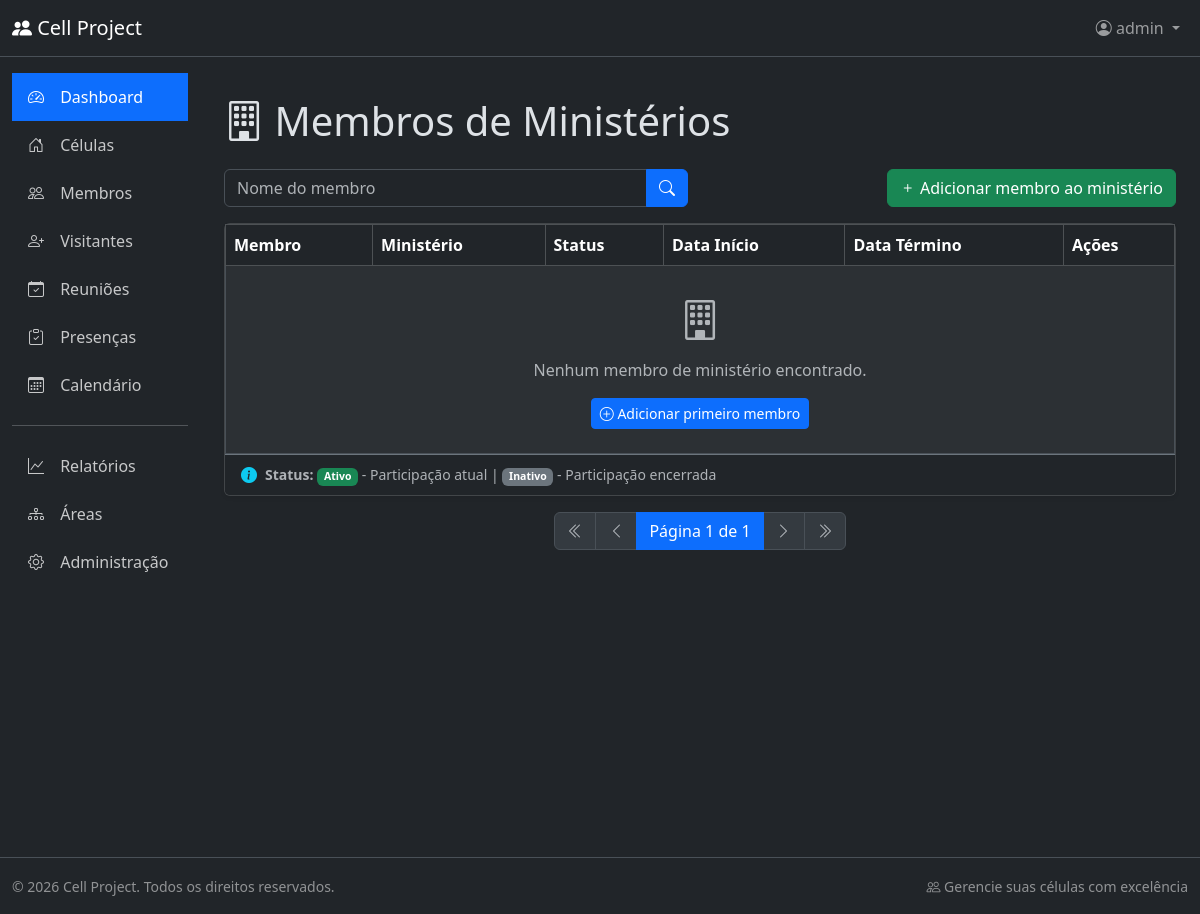
The app's page /member_ministries/list/ (signed in), older data.
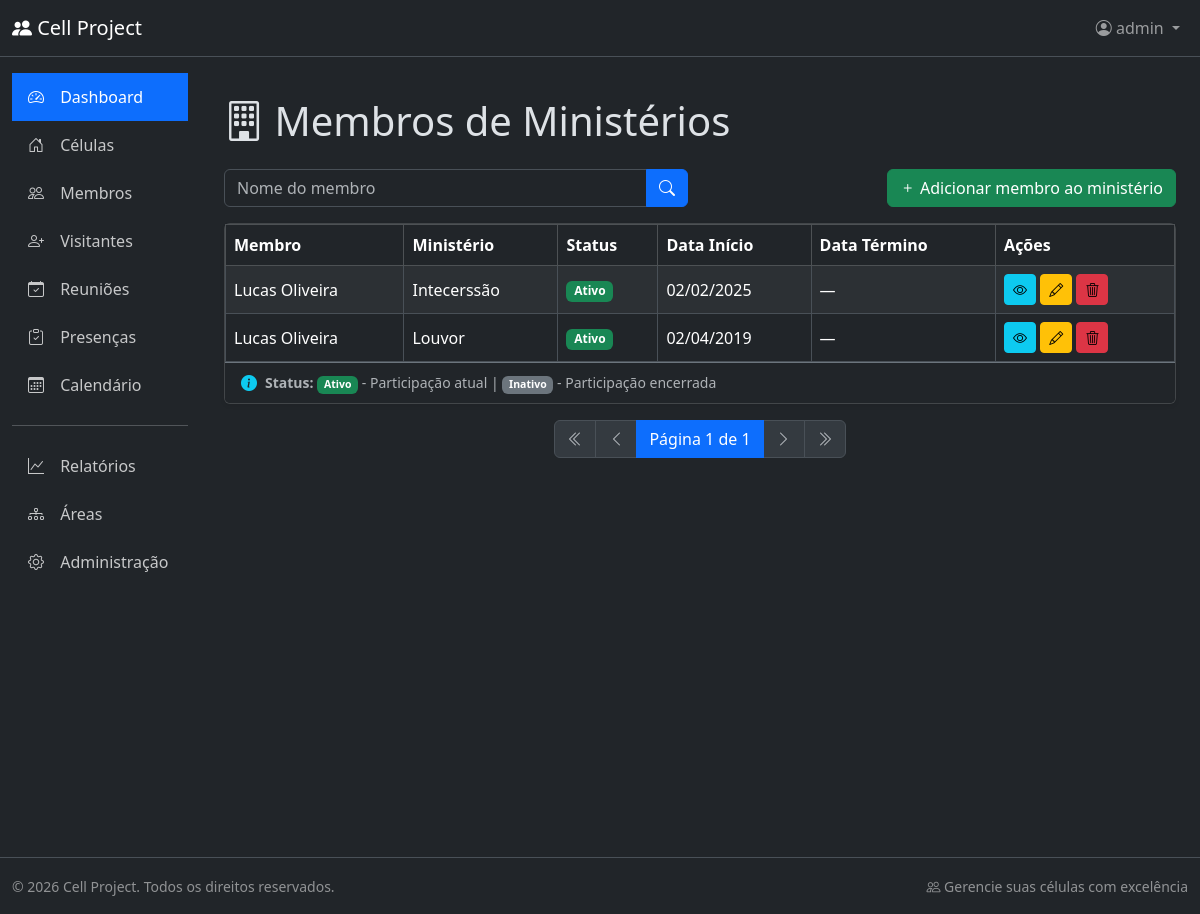
The same page, newer data.
### member_ministries/models.py (models this page shows, shortened)
class MemberMinistry(BaseModel):
    member = models.ForeignKey(
        Member,
        on_delete=models.CASCADE,
        related_name="ministries",
        verbose_name="Membro",
    )
    ministry = models.ForeignKey(
        Ministry,
        on_delete=models.CASCADE,
        related_name="members",
        verbose_name="Ministério",
    )
    start_date = models.DateField(verbose_name="Data de Início")
    end_date = models.DateField(
        null=True, blank=True, verbose_name="Data de Término"
    )
    is_active = models.BooleanField(
        default=True, db_index=True, verbose_name="Ativo"
    )
    notes = models.TextField(blank=True, verbose_name="Observações")
    class Meta:
        db_table = "member_ministry"
        verbose_name = "Membro de Ministério"
        verbose_name_plural = "Membros de Ministérios"
        ordering = [
            "-is_active",
            "member__person__full_name",
            "ministry__name",
        ]
        constraints = [
            models.UniqueConstraint(
                fields=["member", "ministry"],
                condition=models.Q(is_active=True),
                name="unique_active_member_ministry",
            )
        ]
        indexes = [
            models.Index(fields=["member", "is_active"]),
            models.Index(fields=["ministry", "is_active"]),
            models.Index(fields=["start_date"]),
        ]
    @property
    def member_name(self):
        return self.member.person.full_name
    @property
    def ministry_name(self):
        return self.ministry.name

### members/models.py (models this page shows, shortened)
class Member(BaseModel):
    person = models.OneToOneField(
        Person,
        on_delete=models.CASCADE,  # Se deletar Person, deleta Member também
        related_name="member_profile",
        verbose_name="Pessoa",
    )
    is_active = models.BooleanField(
        default=True, db_index=True, verbose_name="Ativo"
    )
    entry_date = models.DateField(verbose_name="Data de Entrada")
    notes = models.TextField(blank=True, verbose_name="Observações")
    class Meta:
        db_table = 'member'
        verbose_name = 'Membro'
        verbose_name_plural = 'Membros'
        ordering = ['person__full_name']
        indexes = [
            models.Index(fields=['person']),
            models.Index(fields=['is_active']),
        ]

### person/models.py (models this page shows, shortened)
class Person(BaseModel):
    class Genders(models.TextChoices):
        MALE = "M", "Masculino"
        FEMALE = "F", "Feminino"
    class MaritalStatuses(models.TextChoices):
        SINGLE = "SINGLE", "Solteiro(a)"
        MARRIED = "MARRIED", "Casado(a)"
        WIDOWED = "WIDOWED", "Viúvo(a)"
        SEPARATED = (
            "SEPARATED",
            "Separado(a)",
        )
    full_name = models.CharField(
        max_length=200, db_index=True, verbose_name="Nome Completo"
    )
    address = models.TextField(verbose_name="Endereço")
    gender = models.CharField(
        max_length=1, choices=Genders.choices, verbose_name="Gênero"
    )
    marital_status = models.CharField(
        max_length=20,
        choices=MaritalStatuses.choices,
        verbose_name="Estado Civil",
    )
    birth_date = models.DateField(verbose_name="Data de Nascimento")
    phone = models.CharField(
        max_length=20, db_index=True, verbose_name="Telefone"
    )
    notes = models.TextField(blank=True, verbose_name="Observações")
    class Meta:
        db_table = "person"
        verbose_name = "Pessoa"
        verbose_name_plural = "Pessoas"
        ordering = ["full_name"]
        indexes = [
            models.Index(fields=["full_name"]),
            models.Index(fields=["phone"]),
        ]

### ministries/models.py (models this page shows, shortened)
class Ministry(BaseModel):
    name = models.CharField(max_length=100, unique=True)
    description = models.TextField(blank=True)
    notes = models.TextField(blank=True)
    class Meta:
        db_table = 'ministry'
        verbose_name = 'Ministério'
        verbose_name_plural = 'Ministérios'
        ordering = ['name']

### member_ministries/views.py (the view)
# urls.py: path('member_ministries/list/', views.MemberMinistryListView.as_view(), name='member_ministry_list'),
class MemberMinistryListView(ListView):
    model = models.MemberMinistry
    template_name = 'member_ministry_list.html'
    context_object_name = 'member_ministries'
    def get_queryset(self):
        queryset = super().get_queryset()
        member_name = self.request.GET.get('member_name')
        if member_name:
            queryset = queryset.filter(
                member__person__full_name__icontains=member_name
            )
        return queryset.select_related('member__person', 'ministry')

### member_ministries/templates/member_ministry_list.html (shortened to what this page needs)
{% extends 'base.html' %}
{% block page_heading %}
  <div class="d-flex justify-content-between align-items-center">
    <span><i class="bi bi-building"></i> Membros de Ministérios</span>
  </div>
{% endblock %}
{% block content %}
<div class="card-header bg-dark border-secondary">
        <div class="row mb-3">
            <div class="col-md-6">
                <form method="get" action="{% url 'member_ministry_list' %}">
                    <div class="input-group">
                        <input type="text" class="form-control" name="member_name" placeholder="Nome do membro" value="{{ request.GET.member_name }}">
                        <button type="submit" class="btn btn-primary">
                            <i class="bi bi-search"></i>
                        </button>
                    </div>
                </form>
            </div>
            {% if perms.member_ministries.add_memberministry %}
            <div class="col-md-6">
                <a href="{% url 'member_ministry_create' %}" class="btn btn-success float-end">
                    <i class="bi bi-plus"></i> Adicionar membro ao ministério
                </a>
            </div>
            {% endif %}
        </div>
</div>
<div class="card shadow-sm">
    <div class="card-body p-0">
        <div class="table-responsive">
            <table class="table table-hover table-striped table-bordered align-middle mb-0">
                <thead class="table-dark">
                    <tr>
                        <th>Membro</th>
                        <th>Ministério</th>
                        <th>Status</th>
                        <th>Data Início</th>
                        <th>Data Término</th>
                        <th>Ações</th>
                    </tr>
                </thead>
                <tbody>
                    {% for ministry_member in member_ministries %}
                    <tr>
                        <td>{{ ministry_member.member_name }}</td>
                        <td>{{ ministry_member.ministry_name }}</td>
                        <td>
                            {% if ministry_member.is_active %}
                                <span class="badge bg-success">Ativo</span>
                            {% else %}
                                <span class="badge bg-secondary">Inativo</span>
                            {% endif %}
                        </td>
                        <td>{{ ministry_member.start_date|date:"d/m/Y" }}</td>
                        <td>{{ ministry_member.end_date|date:"d/m/Y"|default:"—" }}</td>
                        <td>
                            <a href="{% url 'member_ministry_detail' ministry_member.id %}" class="btn btn-info btn-sm" data-bs-toggle="tooltip" title="Visualizar">
                                <i class="bi bi-eye"></i>
                            </a>
                            <a href="{% url 'member_ministry_update' ministry_member.id %}" class="btn btn-sm btn-warning" data-bs-toggle="tooltip" title="Editar">
                                <i class="bi bi-pencil"></i>
                            </a>
                            <a href="{% url 'member_ministry_delete' ministry_member.id %}" class="btn btn-sm btn-danger text-black" data-bs-toggle="tooltip" title="Excluir">
                                <i class="bi bi-trash3"></i>
                            </a>
                        </td>
                    </tr>
                    {% empty %}
                    <tr>
                        <td colspan="6" class="text-center py-4 text-muted">
                            <i class="bi bi-building fs-1"></i>
                            <p class="mt-2 mb-0">Nenhum membro de ministério encontrado.</p>
                            <a href="{% url 'member_ministry_create' %}" class="btn btn-sm btn-primary mt-3">
                                <i class="bi bi-plus-circle"></i> Adicionar primeiro membro
                            </a>
                        </td>
                    </tr>
                    {% endfor %}
                </tbody>
            </table>
        </div>
    </div>
    <div class="card-footer bg-dark border-secondary">
        <div class="d-flex align-items-center">
            <i class="bi bi-info-circle-fill text-info me-2"></i>
            <small class="text-muted">
                <strong>Status:</strong>
                <span class="badge bg-success">Ativo</span> - Participação atual |
                <span class="badge bg-secondary">Inativo</span> - Participação encerrada
            </small>
        </div>
    </div>
</div>
<nav aria-label="Paginação">
    <ul class="pagination justify-content-center mb-0">
        <li class="page-item disabled">
            <span class="page-link"><i class="bi bi-chevron-double-left"></i></span>
        </li>
        <li class="page-item disabled">
            <span class="page-link"><i class="bi bi-chevron-left"></i></span>
        </li>
        <li class="page-item active">
            <span class="page-link">Página 1 de 1</span>
        </li>
        <li class="page-item disabled">
            <span class="page-link"><i class="bi bi-chevron-right"></i></span>
        </li>
        <li class="page-item disabled">
            <span class="page-link"><i class="bi bi-chevron-double-right"></i></span>
        </li>
    </ul>
</nav>
{% endblock %}

### app/templates/base.html (shortened to what this page needs)
<!DOCTYPE html>
<html lang="pt-br" data-bs-theme="dark">
<head>
  <link rel="stylesheet" href="https://cdn.jsdelivr.net/npm/bootstrap@5.3.2/dist/css/bootstrap.min.css">
  <link rel="stylesheet" href="https://cdn.jsdelivr.net/npm/bootstrap-icons@1.11.3/font/bootstrap-icons.css">
</head>
<body>
  {% include 'components/_header.html' %}
  <div class="container-fluid">
    <div class="row">
      {% if user.is_authenticated %}
        {% include 'components/_sidebar.html' %}
        <div class="col-md-9 col-lg-10 py-3">
          <div class="container-fluid mt-4">
            {% block page_title %}
            <h1 class="mb-4">{% block page_heading %}{% endblock %}</h1>
            {% endblock %}
            <main>
              {% block content %}
              {% endblock %}
            </main>
          </div>
        </div>
      {% endif %}
    </div>
  </div>
  {% include 'components/_footer.html' %}
</body>
</html>

### app/templates/components/_header.html (shortened to what this page needs)
<nav class="navbar navbar-expand-lg navbar-dark bg-dark border-bottom">
  <div class="container-fluid">
    <a class="navbar-brand" href="#">
      <i class="bi bi-people-fill"></i>
      Cell Project
    </a>
    <div class="collapse navbar-collapse" id="navbarNav">
      <ul class="navbar-nav ms-auto">
        {% if user.is_authenticated %}
          <li class="nav-item dropdown">
            <a class="nav-link dropdown-toggle" href="#" role="button" data-bs-toggle="dropdown">
              <i class="bi bi-person-circle"></i>
              {{ user.get_full_name|default:user.username }}
            </a>
          </li>
        {% else %}
          <li class="nav-item">
            <a class="nav-link" href="#">
              <i class="bi bi-box-arrow-in-right"></i> Entrar
            </a>
          </li>
        {% endif %}
      </ul>
    </div>
  </div>
</nav>

### app/templates/components/_sidebar.html
<div class="col-md-3 col-lg-2 d-md-block sidebar collapse show" id="sidebarMenu">
  <div class="position-sticky pt-3">
    <ul class="nav flex-column">
      <li class="nav-item">
        <a class="nav-link active" href="#">
          <i class="bi bi-speedometer2"></i>
          Dashboard
        </a>
      </li>
      <li class="nav-item">
        <a class="nav-link" href="{% url 'cell_list' %}">
          <i class="bi bi-house-door"></i>
          Células
        </a>
      </li>
      <li class="nav-item">
        <a class="nav-link" href="{% url 'member_list' %}">
          <i class="bi bi-people"></i>
          Membros
        </a>
      </li>
      <li class="nav-item">
        <a class="nav-link" href="{% url 'visitor_list' %}">
          <i class="bi bi-person-plus"></i>
          Visitantes
        </a>
      </li>
      <li class="nav-item">
        <a class="nav-link" href="#">
          <i class="bi bi-calendar-check"></i>
          Reuniões
        </a>
      </li>
      <li class="nav-item">
        <a class="nav-link" href="#">
          <i class="bi bi-clipboard-check"></i>
          Presenças
        </a>
      </li>
      <li class="nav-item">
        <a class="nav-link" href="#">
          <i class="bi bi-calendar3"></i>
          Calendário
        </a>
      </li>
      <hr class="my-3">
      <li class="nav-item">
        <a class="nav-link" href="#">
          <i class="bi bi-graph-up"></i>
          Relatórios
        </a>
      </li>
      <li class="nav-item">
        <a class="nav-link" href="#">
          <i class="bi bi-diagram-3"></i>
          Áreas
        </a>
      </li>
      <li class="nav-item">
        <a class="nav-link" href="#" target="_blank">
          <i class="bi bi-gear"></i>
          Administração
        </a>
      </li>
    </ul>
  </div>
</div>

### app/templates/components/_footer.html
<footer class="footer mt-auto py-3 bg-dark text-white-50 border-top">
  <div class="container-fluid">
    <div class="row">
      <div class="col-md-6">
        <small>&copy; {% now "Y" %} Cell Project. Todos os direitos reservados.</small>
      </div>
      <div class="col-md-6 text-md-end">
        <small>
          <i class="bi bi-people"></i>
          Gerencie suas células com excelência
        </small>
      </div>
    </div>
  </div>
</footer>

### app/templates/base.html (style rules this page uses)
.sidebar { min-height: 100vh; background-color: #212529; }
.sidebar .nav-link { color: rgba(255, 255, 255, 0.75); padding: 0.75rem 1rem; transition: all 0.2s; }
.sidebar .nav-link.active { color: #fff; background-color: #0d6efd; }
.sidebar .nav-link i { margin-right: 0.75rem; width: 1.25rem; text-align: center; }

Row changes from the older to the newer data that the page shows:
added MemberMinistry: member_name "Lucas Oliveira", ministry_name "Intecerssão", is_active "Ativo", start_date "02/02/2025", end_date "—"
added MemberMinistry: member_name "Lucas Oliveira", ministry_name "Louvor", is_active "Ativo", start_date "02/04/2019", end_date "—"
Text that changed along with them:
text no longer shown: "Nenhum membro de ministério encontrado. Adicionar primeiro membro"
